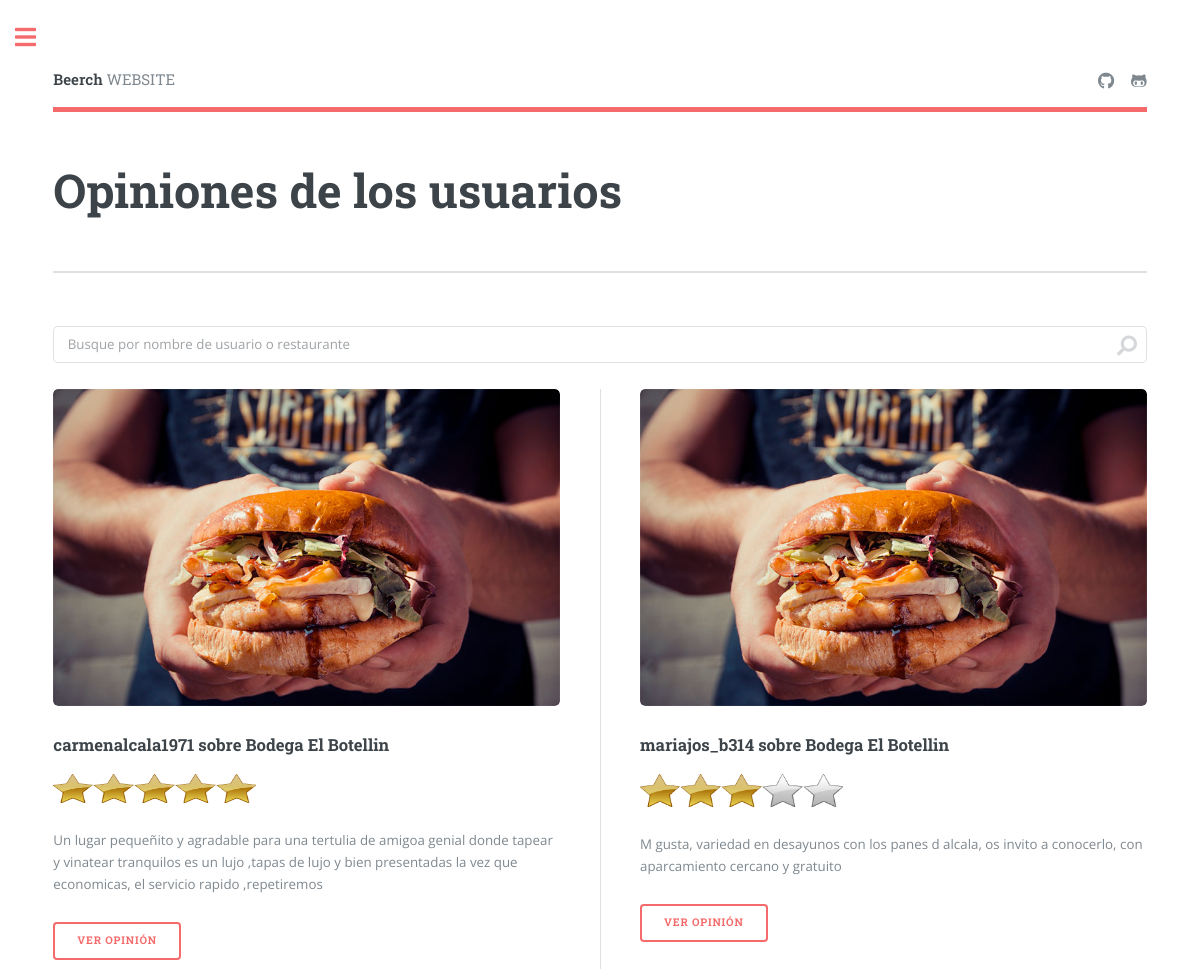
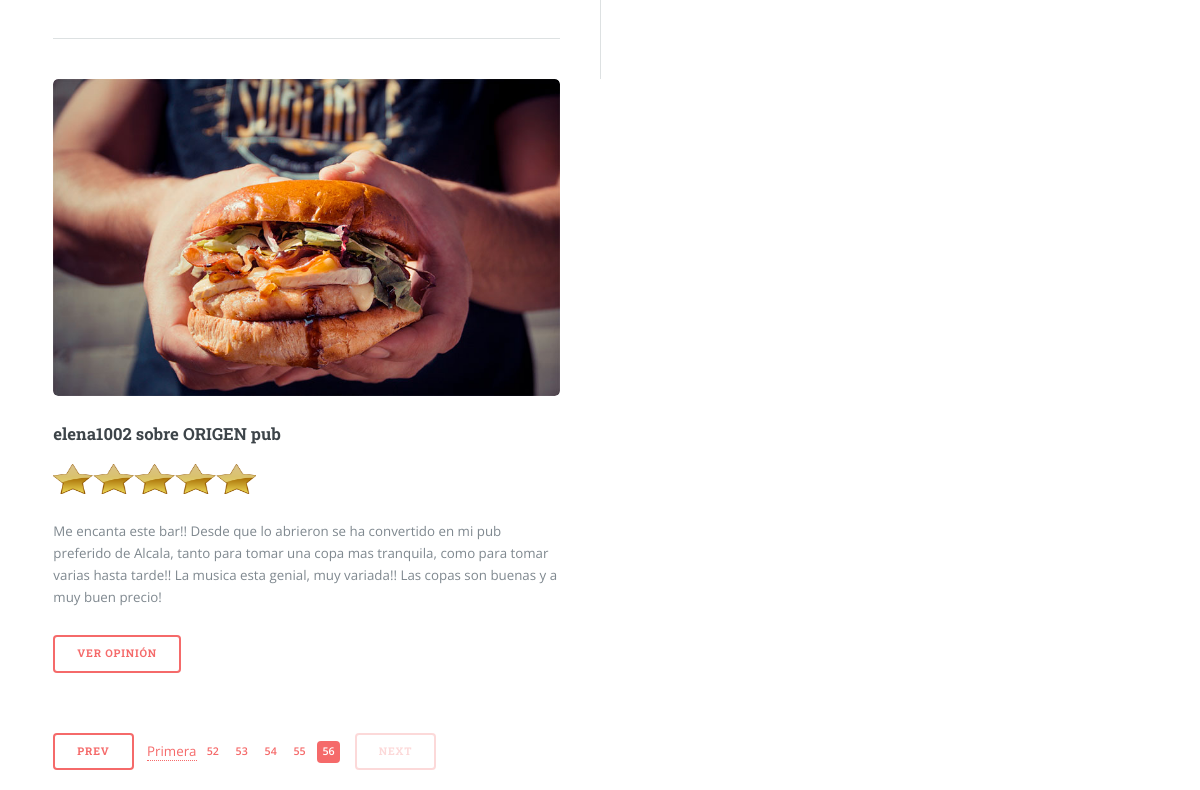
The page /reviews?page=-4 on the database as committed earlier (2 pictures, top to bottom).
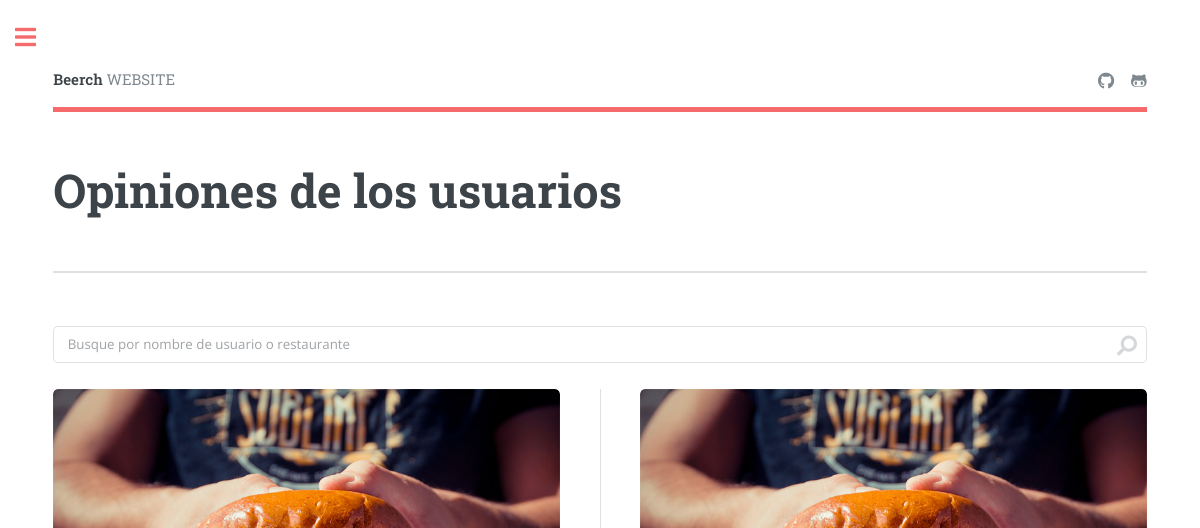
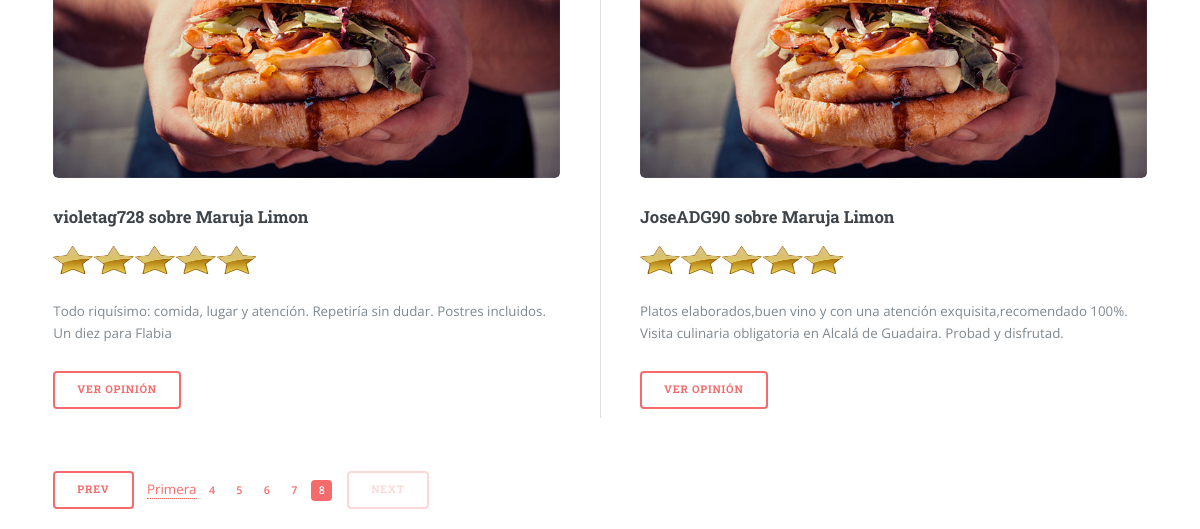
The same page on the database as committed later (2 pictures, top to bottom).
### myapp/models.py (models this page shows, shortened)
class Review(models.Model):
    user = models.ForeignKey(User, on_delete=models.SET_NULL, null=True)
    restaurant = models.ForeignKey(Restaurant, on_delete=models.SET_NULL, null=True)
    rate = models.IntegerField()
    visit_date = models.CharField(max_length=100)
    title = models.CharField(max_length=100)
    description = models.CharField(max_length=500)

class User(models.Model):
    photo = models.URLField(default='https://encrypted-tbn0.gstatic.com/images?q=tbn:ANd9GcTv_p3auZIO-jK7XWsgmAOwOLrSL7GcJ4JT1CQsdJl391lPu8vj&s')
    name = models.CharField(max_length=100)

class Restaurant(models.Model):
    name = models.CharField(max_length=100)
    town = models.CharField(max_length=100)
    address = models.CharField(max_length=100)
    phone = models.CharField(max_length=100)
    special_diets = models.CharField(max_length=100)
    link = models.URLField(max_length=200,default='https://www.tripadvisor.es')
    categories = models.ManyToManyField(Category)

### myapp/views.py (the view)
# urls.py: path('reviews', myapp_view.reviews),
def reviews(request):
    data = request.POST.get('search', False)
    if data:
        reviews_list = Review.objects.filter(Q(user__name__icontains=data) | Q(restaurant__name__icontains=data))
    else:
        reviews_list = Review.objects.all()
    page = request.GET.get('page', 1)
    paginator = Paginator(reviews_list, 4)
    try:
        reviews = paginator.page(page)
    except PageNotAnInteger:
        reviews = paginator.page(1)
    except EmptyPage:
        reviews = paginator.page(paginator.num_pages)
    if data:
        placeholder = data
    else:
        placeholder = 'Busque por nombre de usuario o restaurante'
    return render(request, 'reviews.html', { 'reviews': reviews, 'placeholder': placeholder })

### templates/reviews.html (shortened to what this page needs)
{% load static %}
<!DOCTYPE HTML>
<html>
	<head>
		<link rel="stylesheet" href="{% static 'login_true/css/main.css' %}" />
	</head>
	<body class="is-preload">
			<div id="wrapper">
					<div id="main">
						<div class="inner">
								<header id="header">
									<a href="/" class="logo">
										<strong>Beerch</strong>
										WEBSITE
									</a>
									<ul class="icons">
										<li><a target="blank" href="https://github.com/alvar017" class="icon brands fa-github"><span class="label">GitHub Alvaro</span></a></li>
										<li><a target="blank" href="https://github.com/antoniosp7" class="icon brands fa-github-alt"><span class="label">GitHub Antonio</span></a></li>
									</ul>
								</header>
								<section id="banner">
									<div class="content">
										<header>
											<h1>Opiniones de los usuarios</h1>
										</header>
									</div>
								</section>
								<section>
								<section id="search" class="alt">
									<form method="post" action="reviews">
										{% if placeholder %}
											<input type="text" name="search" id="search" placeholder="{{ placeholder }}" />
										{% else %}
											<input type="text" name="search" id="search" placeholder="Busque por nombre de usuario o restaurante" />
										{% endif %}
									</form>
								</section>
								<section>
									<div class="posts">
										{% for review in reviews %}
											<article>
												{% if 'https:' in review.restaurant.id %}
													<a href="#" class="image"><img src="images/pic01.jpg" alt="" width="100%" height="100%"/></a>
												{% else %}
													<a href="#" class="image"><img src="/static/images/food.jpg" alt="" width="100%" height="100%"/></a>
												{% endif %}
												<h3>{{review.user.name}} sobre {{review.restaurant.name}}</h3>
												{% if review.rate == 0 %}
													<img class="image" src="/static/images/rating/star_0.png" alt="" width="40%" height="5%"/>
												{% elif review.rate == 1 %}
													<img class="image" src="/static/images/rating/star_1.png" alt="" width="40%" height="5%"/>
												{% elif review.rate == 2 %}
													<img class="image" src="/static/images/rating/star_2.png" alt="" width="40%" height="5%"/>
												{% elif review.rate == 3 %}
													<img class="image" src="/static/images/rating/star_3.png" alt="" width="40%" height="5%"/>
												{% elif review.rate == 4 %}
													<img src="/static/images/rating/star_4.png" alt="" width="40%" height="5%"/>
												{% elif review.rate == 5 %}
													<img class="image" class="image" src="/static/images/rating/star_5.png" alt="" width="40%" height="5%"/>
												{% endif %}
												<p>{{review.description}}</p>
												<form method="post" action="review">
													<button type="submit">Ver opinión</button>
												</form>
											</article>
										{% endfor %}
									</div>
								</section>
								</section>
									<ul class="pagination">
										{% if reviews.has_previous %}
											<li><a href="?page={{ reviews.previous_page_number }}" class="button">Prev</a></li>
										{% else %}
											<li><span class="button disabled">Prev</span></li>
										{% endif %}
											{% if reviews.number|add:'-4' > 1 %}
												<li><a href="?page=1">Primera</a></li>
											{% endif %}
										{% for i in reviews.paginator.page_range %}
											{% if reviews.number == i %}
												<li><a href="#" class="page active">{{ i }}</a></li>
    										{% elif i > reviews.number|add:'-5' and i < reviews.number|add:'5' %}
												<li><a href="?page={{ i }}" class="page">{{ i }}</a></li>
											{% endif %}
										{% endfor %}
										{% if reviews.has_next %}
											<li><a href="?page={{ reviews.next_page_number }}" class="button">Next</a></li>
										{% else %}
											<li><span class="button disabled">Next</span></li>
										{% endif %}
									</ul>
						</div>
					</div>
			</div>
	</body>
</html>

Rows that differ between the two databases and show on the page:
removed Review: user.name "carmenalcala1971", restaurant.name "Bodega El Botellin", rate 5 (drawn), description "Un lugar pequeñito y agradable para una tertulia de amigoa genial donde tapear y vinatear tranquilos es un lujo ,tapas de lujo y bien presentadas la vez que economicas, el servicio rapido ,repetiremos"
removed Review: user.name "mariajos_b314", restaurant.name "Bodega El Botellin", rate 3 (drawn), description "M gusta, variedad en desayunos con los panes d alcala, os invito a conocerlo, con aparcamiento cercano y gratuito"
removed Review: user.name "elena1002", restaurant.name "ORIGEN pub", rate 5 (drawn), description "Me encanta este bar!! Desde que lo abrieron se ha convertido en mi pub preferido de Alcala, tanto para tomar una copa mas tranquila, como para tomar varias hasta tarde!! La musica esta genial, muy variada!! Las copas son buenas y a muy buen precio!"
added Review: user.name "violetag728", restaurant.name "Maruja Limon", rate 5 (drawn), description "Todo riquísimo: comida, lugar y atención. Repetiría sin dudar. Postres incluidos. Un diez para Flabia"
added Review: user.name "JoseADG90", restaurant.name "Maruja Limon", rate 5 (drawn), description "Platos elaborados,buen vino y con una atención exquisita,recomendado 100%. Visita culinaria obligatoria en Alcalá de Guadaira. Probad y disfrutad."
Other text that changed with them:
new list line: "4"
new list line: "5"
new list line: "6"
new list line: "7"
new list line: "8"
list line gone: "52"
list line gone: "53"
list line gone: "54"
list line gone: "55"
list line gone: "56"
